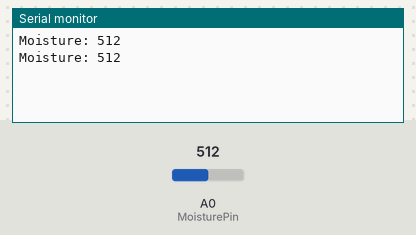
Simulated run of this sketch. Board: Arduino Uno, built with avr-gcc and run on an emulated ATmega328P. Shown: the last lines printed to the serial monitor. Inputs (shaded band) come from the test bench; at power-on: A0 (MoisturePin) = 512.

Above: at 1.8 s.
1.9 s: A0 (MoisturePin) set to 716
At 2.8 s:
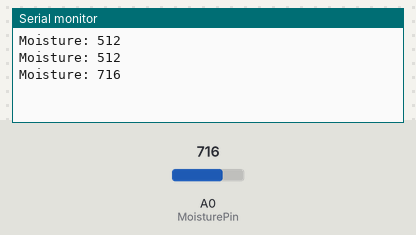
3.4 s: A0 (MoisturePin) set to 900
At 4.3 s:
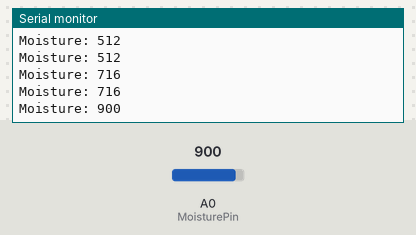
Timing chart, 0 to 6.4 s (numbered marks = the images above; inputs shaded):
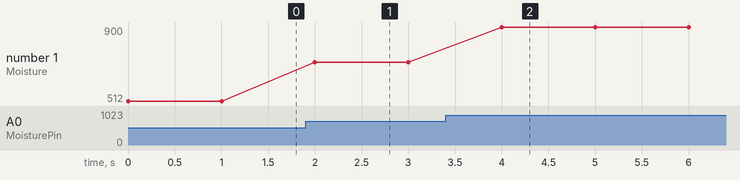

Measured:
- after the input at 1.9 s, the serial monitor: prints a new line after 0.10 s (image 1)
- after the input at 3.4 s, the serial monitor: prints a new line after 0.60 s (image 2)
- plotted number 1: 512 → 716 after the input at 1.9 s, 716 → 900 after the input at 3.4 s

The sketch:

03._Moisture.ino
```cpp
#define MoisturePin 14

void setup() {
  Serial.begin(9600);
  pinMode(MoisturePin, INPUT);

}

void loop() {
  int Moisture = analogRead(MoisturePin);
  Serial.print("Moisture: ");
  Serial.println(Moisture);
  delay(1000);
}
```
